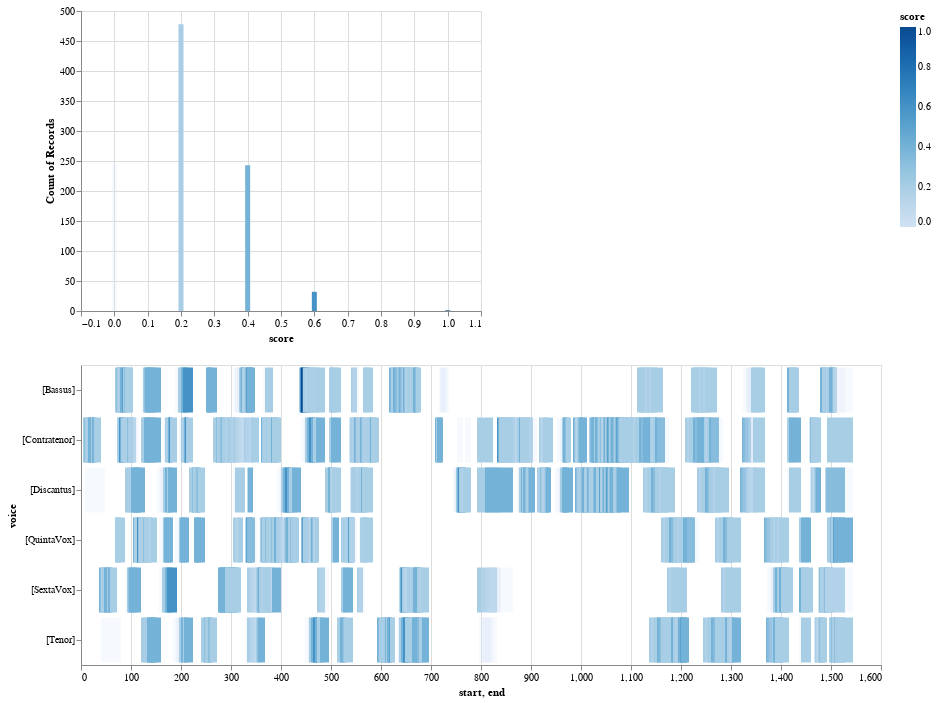

This figure's notebook cell:
### Code cell
viz.plot_close_match_heatmap(mel_ngram, unpopular_pat, score_ser, 's', mel_ngram_dur)

### Figure 1 — Vega-Lite specification as saved in the notebook (floating-point values rounded to 4 significant figures; data arrays with more than 128 entries replaced by an {"elided": "..."} marker saying what was removed)
{"config": {"view": {"continuousWidth": 400, "continuousHeight": 300}}, "vconcat": [{"mark": "bar", "encoding": {"color": {"type": "quantitative", "field": "score"}, "opacity": {"condition": {"value": 1, "test": "(datum.score > SelectorName.cutoff)"}, "value": 0.2}, "x": {"type": "quantitative", "field": "score"}, "y": {"type": "quantitative", "aggregate": "count", "field": "score"}}}, {"mark": "bar", "encoding": {"color": {"type": "quantitative", "field": "score", "sort": "ascending"}, "opacity": {"condition": {"value": 1, "test": "(datum.score > SelectorName.cutoff)"}, "value": 0.2}, "tooltip": [{"type": "quantitative", "field": "start"}, {"type": "quantitative", "field": "end"}, {"type": "nominal", "field": "pattern"}, {"type": "quantitative", "field": "score"}], "x": {"type": "quantitative", "field": "start"}, "x2": {"field": "end"}, "y": {"type": "nominal", "field": "voice"}}, "height": 300, "selection": {"SelectorName": {"type": "single", "fields": ["cutoff"], "bind": {"input": "range", "max": 1.0, "min": 0.0, "name": "cutoff:", "step": 0.01}, "init": {"cutoff": 0}}, "selector009": {"type": "interval", "bind": "scales", "encodings": ["x", "y"]}}, "width": 800}], "data": {"name": "data-ec85dc3e5e4838aaf9c785fb62f0fd35"}, "$schema": "https://vega.github.io/schema/vega-lite/v4.8.1.json", "datasets": {"data-ec85dc3e5e4838aaf9c785fb62f0fd35": {"elided": "1000 records"}}}
